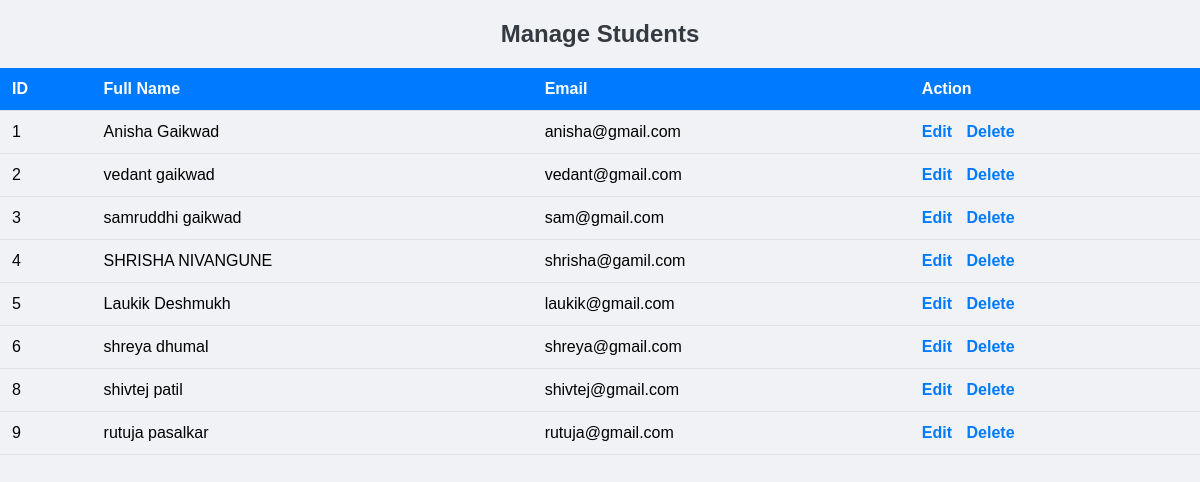
The page /manage-student.php (signed in) on the database its author committed.
### tables this page shows
CREATE TABLE `students` (
  `id` int(11) NOT NULL,
  `name` varchar(100) NOT NULL,
  `email` varchar(100) NOT NULL,
  `password` varchar(255) NOT NULL,
  `created_at` timestamp NOT NULL DEFAULT current_timestamp()
);

### manage-student.php (the view, shortened to what this page needs)
<?php
include '../includes/db-config.php';
$students_query = "SELECT * FROM students";
$students_result = $conn->query($students_query);
?>
<!DOCTYPE html>
<html lang="en">
<head>
    <link rel="stylesheet" href="css/admin-course-style.css">
</head>
<body>
    <div class="admin-container">
        <h2>Manage Students</h2>
        <table>
            <thead>
                <tr>
                    <th>ID</th>
                    <th>Full Name</th>
                    <th>Email</th>
                    <th>Action</th>
                </tr>
            </thead>
            <tbody>
                <?php while ($student = $students_result->fetch_assoc()) : ?>
                    <tr>
                        <td><?php echo htmlspecialchars($student['id']); ?></td>
                        <td><?php echo htmlspecialchars($student['name']); ?></td>
                        <td><?php echo htmlspecialchars($student['email']); ?></td>
                        <td>
                            <a href="edit-student.php?id=<?php echo $student['id']; ?>" class="edit-btn">Edit</a>
                            <a href="manage-student.php?delete_id=<?php echo $student['id']; ?>" class="delete-btn" onclick="return confirm('Are you sure you want to delete this student?');">Delete</a>
                        </td>
                    </tr>
                <?php endwhile; ?>
            </tbody>
        </table>
    </div>
</body>
</html>

### admin-course-style.css (style rules this page uses)
body { font-family: Arial, sans-serif; background-color: #f0f2f5; margin: 0; padding: 0; }
h2 { text-align: center; color: #343a40; margin-bottom: 20px; }
table { width: 100%; border-collapse: collapse; margin-top: 20px; }
table thead tr { background-color: #007bff; color: white; }
table th, table td { padding: 12px; text-align: left; border-bottom: 1px solid #e0e0e0; }
table a { color: #007bff; text-decoration: none; font-weight: bold; margin-right: 10px; }

### rows shown on the page
students: id "1", name "Anisha Gaikwad", email "anisha@gmail.com"
students: id "2", name "vedant gaikwad", email "vedant@gmail.com"
students: id "3", name "samruddhi gaikwad", email "sam@gmail.com"
students: id "4", name "SHRISHA NIVANGUNE", email "shrisha@gamil.com"
students: id "5", name "Laukik Deshmukh", email "laukik@gmail.com"
students: id "6", name "shreya dhumal", email "shreya@gmail.com"
students: id "8", name "shivtej patil", email "shivtej@gmail.com"
students: id "9", name "rutuja pasalkar", email "rutuja@gmail.com"
